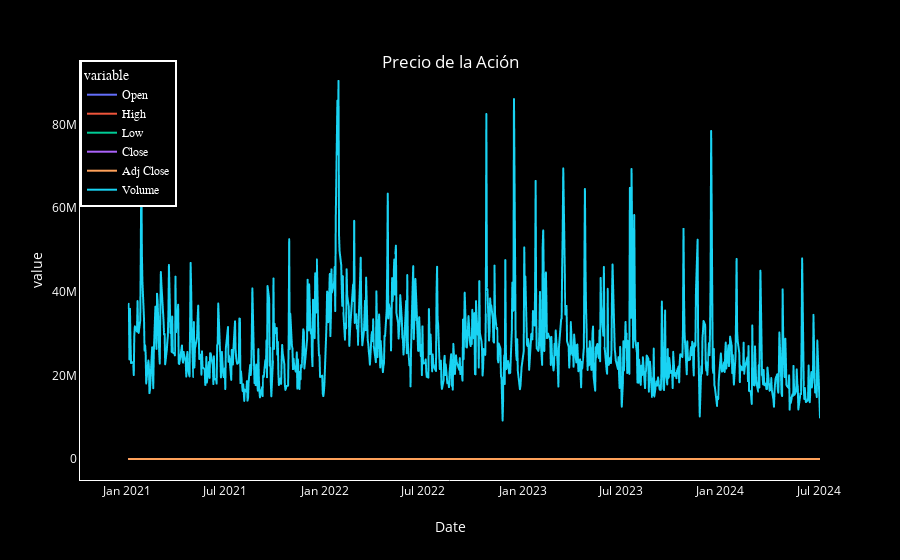

Notebook code cell kept with this figure:
### Code cell
import plotly.express as px
import plotly.graph_objects as go

# Crear el gráfico de dispersión
fig = px.line(data, x=data.index, y=data.columns, color_discrete_sequence=px.colors.qualitative.Plotly)

# Personalizar el gráfico para un estilo cyberpunk
fig.update_traces(marker=dict(size=15, line=dict(width=2, color='rgba(255, 255, 255, 0.8)')))

# Ajustar el fondo y los elementos visuales
fig.update_layout(
    plot_bgcolor='black',
    paper_bgcolor='black',
    font=dict(color='white'),
    title={
        'text': "Precio de la Ación",
        'y':0.9,
        'x':0.5,
        'xanchor': 'center',
        'yanchor': 'top'
    },
    xaxis=dict(showgrid=False, zeroline=False, showline=True, linecolor='white'),
    yaxis=dict(showgrid=False, zeroline=False, showline=True, linecolor='white'),
    legend=dict(
        x=0,
        y=1,
        traceorder='normal',
        font=dict(
            family='sans-serif',
            size=12,
            color='white'
        ),
        bgcolor='black',
        bordercolor='white',
        borderwidth=2
    )
)

# Añadir el efecto de resplandor mediante líneas adicionales
for i in range(1, 5):
    fig.add_trace(go.Scatter(
        x=data.index,
        y=data.columns,
        mode='markers',
        marker=dict(
            size=15 + i,
            line=dict(width=2, color=f'rgba(0, 255, 255, {0.2 / i})')
        ),
        hoverinfo='skip',
        showlegend=False
    ))

# Mostrar el gráfico
fig.show()

### Figure 1 — Plotly figure (JSON) as saved in the notebook; plotly's stock layout.template omitted (floating-point values rounded to 4 significant figures; data arrays with more than 128 entries replaced by an {"elided": "..."} marker saying what was removed)
{"data": [{"hovertemplate": "variable=Open<br>Date=%{x}<br>value=%{y}<extra></extra>", "legendgroup": "Open", "line": {"color": "#636EFA", "dash": "solid"}, "marker": {"line": {"color": "rgba(255, 255, 255, 0.8)", "width": 2}, "size": 15, "symbol": "circle"}, "mode": "lines", "name": "Open", "showlegend": true, "type": "scattergl", "x": {"elided": "880 str values"}, "xaxis": "x", "y": {"elided": "880 float values"}, "yaxis": "y"}, {"hovertemplate": "variable=High<br>Date=%{x}<br>value=%{y}<extra></extra>", "legendgroup": "High", "line": {"color": "#EF553B", "dash": "solid"}, "marker": {"line": {"color": "rgba(255, 255, 255, 0.8)", "width": 2}, "size": 15, "symbol": "circle"}, "mode": "lines", "name": "High", "showlegend": true, "type": "scattergl", "x": {"elided": "880 str values"}, "xaxis": "x", "y": {"elided": "880 float values"}, "yaxis": "y"}, {"hovertemplate": "variable=Low<br>Date=%{x}<br>value=%{y}<extra></extra>", "legendgroup": "Low", "line": {"color": "#00CC96", "dash": "solid"}, "marker": {"line": {"color": "rgba(255, 255, 255, 0.8)", "width": 2}, "size": 15, "symbol": "circle"}, "mode": "lines", "name": "Low", "showlegend": true, "type": "scattergl", "x": {"elided": "880 str values"}, "xaxis": "x", "y": {"elided": "880 float values"}, "yaxis": "y"}, {"hovertemplate": "variable=Close<br>Date=%{x}<br>value=%{y}<extra></extra>", "legendgroup": "Close", "line": {"color": "#AB63FA", "dash": "solid"}, "marker": {"line": {"color": "rgba(255, 255, 255, 0.8)", "width": 2}, "size": 15, "symbol": "circle"}, "mode": "lines", "name": "Close", "showlegend": true, "type": "scattergl", "x": {"elided": "880 str values"}, "xaxis": "x", "y": {"elided": "880 float values"}, "yaxis": "y"}, {"hovertemplate": "variable=Adj Close<br>Date=%{x}<br>value=%{y}<extra></extra>", "legendgroup": "Adj Close", "line": {"color": "#FFA15A", "dash": "solid"}, "marker": {"line": {"color": "rgba(255, 255, 255, 0.8)", "width": 2}, "size": 15, "symbol": "circle"}, "mode": "lines", "name": "Adj Close", "showlegend": true, "type": "scattergl", "x": {"elided": "880 str values"}, "xaxis": "x", "y": {"elided": "880 float values"}, "yaxis": "y"}, {"hovertemplate": "variable=Volume<br>Date=%{x}<br>value=%{y}<extra></extra>", "legendgroup": "Volume", "line": {"color": "#19D3F3", "dash": "solid"}, "marker": {"line": {"color": "rgba(255, 255, 255, 0.8)", "width": 2}, "size": 15, "symbol": "circle"}, "mode": "lines", "name": "Volume", "showlegend": true, "type": "scattergl", "x": {"elided": "880 str values"}, "xaxis": "x", "y": {"elided": "880 int values"}, "yaxis": "y"}, {"hoverinfo": "skip", "marker": {"line": {"color": "rgba(0, 255, 255, 0.2)", "width": 2}, "size": 16}, "mode": "markers", "showlegend": false, "type": "scatter", "x": {"elided": "880 str values"}, "y": ["Open", "High", "Low", "Close", "Adj Close", "Volume"]}, {"hoverinfo": "skip", "marker": {"line": {"color": "rgba(0, 255, 255, 0.1)", "width": 2}, "size": 17}, "mode": "markers", "showlegend": false, "type": "scatter", "x": {"elided": "880 str values"}, "y": ["Open", "High", "Low", "Close", "Adj Close", "Volume"]}, {"hoverinfo": "skip", "marker": {"line": {"color": "rgba(0, 255, 255, 0.06666666666666667)", "width": 2}, "size": 18}, "mode": "markers", "showlegend": false, "type": "scatter", "x": {"elided": "880 str values"}, "y": ["Open", "High", "Low", "Close", "Adj Close", "Volume"]}, {"hoverinfo": "skip", "marker": {"line": {"color": "rgba(0, 255, 255, 0.05)", "width": 2}, "size": 19}, "mode": "markers", "showlegend": false, "type": "scatter", "x": {"elided": "880 str values"}, "y": ["Open", "High", "Low", "Close", "Adj Close", "Volume"]}], "layout": {"font": {"color": "white"}, "legend": {"bgcolor": "black", "bordercolor": "white", "borderwidth": 2, "font": {"color": "white", "family": "sans-serif", "size": 12}, "title": {"text": "variable"}, "tracegroupgap": 0, "traceorder": "normal", "x": 0, "y": 1}, "margin": {"t": 60}, "paper_bgcolor": "black", "plot_bgcolor": "black", "title": {"text": "Precio de la Ación", "x": 0.5, "xanchor": "center", "y": 0.9, "yanchor": "top"}, "xaxis": {"anchor": "y", "domain": [0, 1], "linecolor": "white", "showgrid": false, "showline": true, "title": {"text": "Date"}, "zeroline": false}, "yaxis": {"anchor": "x", "domain": [0, 1], "linecolor": "white", "showgrid": false, "showline": true, "title": {"text": "value"}, "zeroline": false}}}
